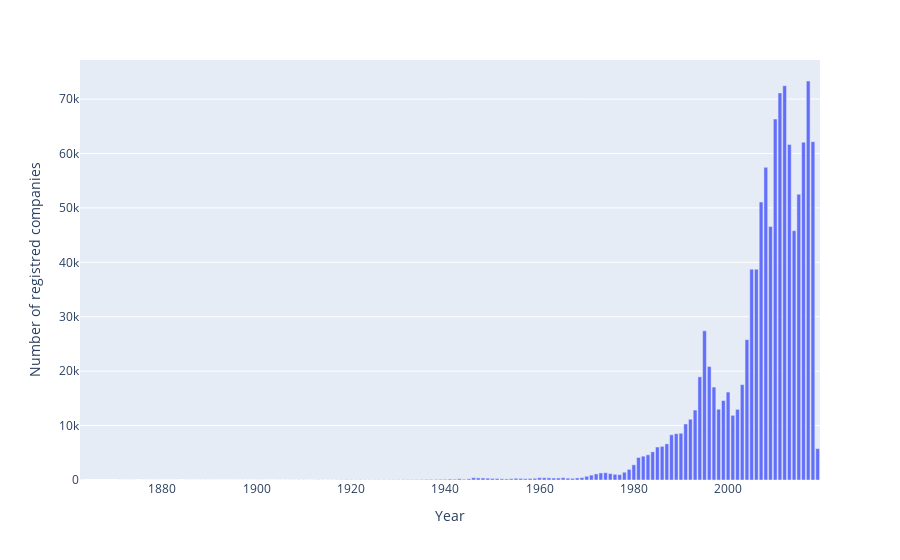

This figure's notebook cell:
### Code cell
year_count = data.groupby('YEAR_OF_REGISTRATION').size().to_frame().reset_index()

px.bar(year_count, x = 'YEAR_OF_REGISTRATION', y = 0, 
       labels={'YEAR_OF_REGISTRATION' : 'Year',
               '0': 'Number of registred companies' })

### Figure 1 — Plotly figure (JSON) as saved in the notebook; plotly's stock layout.template omitted (floating-point values rounded to 4 significant figures; data arrays with more than 128 entries replaced by an {"elided": "..."} marker saying what was removed)
{"data": [{"alignmentgroup": "True", "hovertemplate": "Year=%{x}<br>Number of registred companies=%{y}<extra></extra>", "legendgroup": "", "marker": {"color": "#636efa"}, "name": "", "offsetgroup": "", "orientation": "v", "showlegend": false, "textposition": "auto", "type": "bar", "x": {"elided": "148 int values"}, "xaxis": "x", "y": {"elided": "148 int values"}, "yaxis": "y"}], "layout": {"barmode": "relative", "legend": {"tracegroupgap": 0}, "margin": {"t": 60}, "xaxis": {"anchor": "y", "domain": [0, 1], "title": {"text": "Year"}}, "yaxis": {"anchor": "x", "domain": [0, 1], "title": {"text": "Number of registred companies"}}}}
